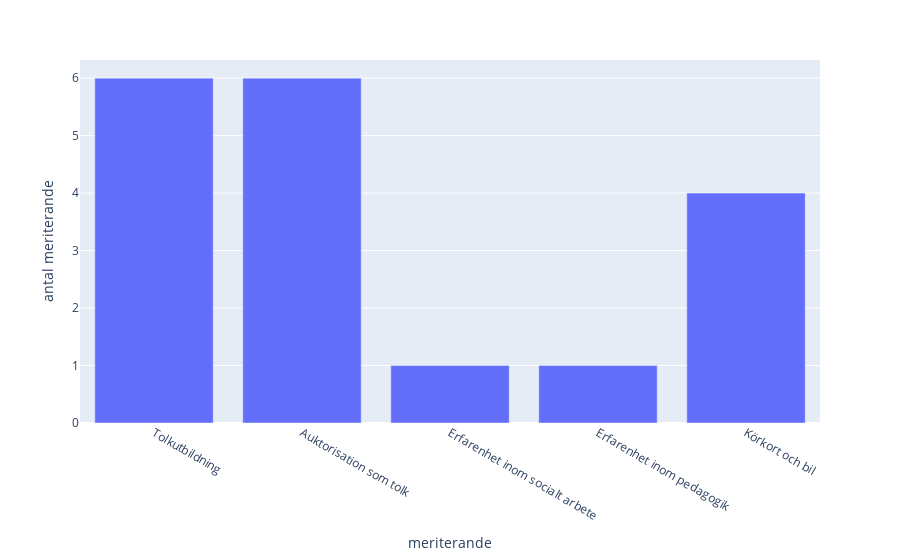

Here is the notebook cell this chart was saved with:
### Code cell
px.bar(df, y="antal meriterande", x="meriterande")

### Figure 1 — Plotly figure (JSON) as saved in the notebook; plotly's stock layout.template omitted (floating-point values rounded to 4 significant figures)
{"data": [{"hovertemplate": "meriterande=%{x}<br>antal meriterande=%{y}<extra></extra>", "legendgroup": "", "marker": {"color": "#636efa", "pattern": {"shape": ""}}, "name": "", "orientation": "v", "showlegend": false, "textposition": "auto", "type": "bar", "x": ["Tolkutbildning", "Auktorisation som tolk", "Erfarenhet inom socialt arbete", "Erfarenhet inom pedagogik", "Körkort och bil"], "xaxis": "x", "y": [6, 6, 1, 1, 4], "yaxis": "y"}], "layout": {"barmode": "relative", "legend": {"tracegroupgap": 0}, "margin": {"t": 60}, "xaxis": {"anchor": "y", "domain": [0, 1], "title": {"text": "meriterande"}}, "yaxis": {"anchor": "x", "domain": [0, 1], "title": {"text": "antal meriterande"}}}}
